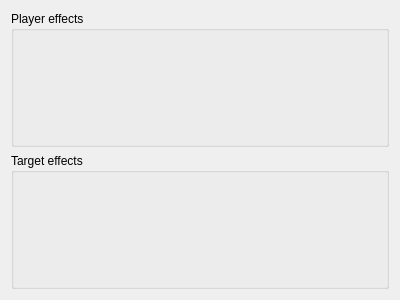
<?xml version="1.0" encoding="UTF-8"?>
<ui version="4.0">
 <class>EffectList</class>
 <widget class="QWidget" name="EffectList">
  <property name="geometry">
   <rect>
    <x>0</x>
    <y>0</y>
    <width>400</width>
    <height>300</height>
   </rect>
  </property>
  <property name="windowTitle">
   <string>Form</string>
  </property>
  <property name="styleSheet">
   <string notr="true"/>
  </property>
  <layout class="QVBoxLayout" name="verticalLayout">
   <item>
    <widget class="QGroupBox" name="gbPlayerEffects">
     <property name="title">
      <string>Player effects</string>
     </property>
    </widget>
   </item>
   <item>
    <widget class="QGroupBox" name="gbTargetEffects">
     <property name="title">
      <string>Target effects</string>
     </property>
    </widget>
   </item>
  </layout>
 </widget>
 <resources/>
 <connections/>
</ui>
